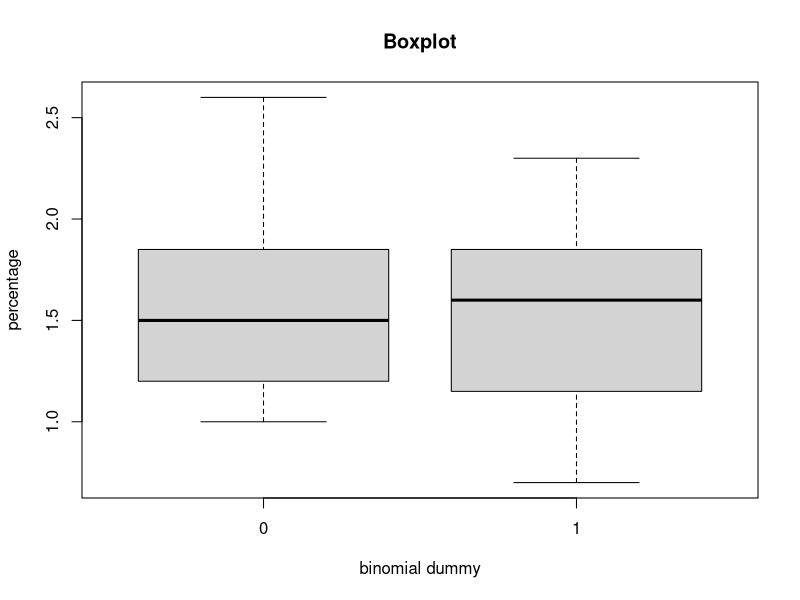

This chart was generated by the following R code:
## ---- chunk 1
knitr::opts_chunk$set(echo = TRUE)
## ---- chunk 2
1-pf(393.665,1,10)
## ---- chunk 3
x <- c(4, 8, 6, 10, 8, 6, 5, 9, 1, 2)
y <- c(8.70, 17.11, 12.43, 19.47, 15.16, 11.32, 10.28, 16.64, 1.61, 4.49)

# null hypothesis: beta = 2
null_x <- 2*x

# origin model
model <- lm(y~x - 1)
#model <- lm(y~x, offset = 2.00*x)
summary(model)

t <- (1.97169-2)/(0.03725)
pval_t <- 2*(1-pt(abs(t), 10))
pval_t
## ---- chunk 4
f_full <- lm(y~x)
anova(f_full)
f_reduced <- lm(y~x-1)
anova(f_reduced)

fcalc <- (5.33-4.914)/(9-8)/(4.914/8)
pval_f <- 1- pf(fcalc, 1, 8)
pval_f
## ---- chunk 5

Husband <- c(186,180,160,186,163,172,192,170,174,191,182,178,181,168,162,188,168,183,188,166,180,176,185,169,182,162,169,176,180,157,170,186,180,188,153,179,175,165,156,185,172,166,179,181,176,170,165,183,162,192,185,163,185,170,176,176,160,167,157,180,172,184,185,165,181,170,161,188,181,156,161,152,179,170,170,165,165,169,171,192,176,168,169,184,171,161,185,184,179,184,175,173,164,181,187,181)
Wife <-  c(175,168,154,166,162,152,179,163,172,170,170,147,165,162,154,166,167,174,173,164,163,163,171,161,167,160,165,167,175,157,172,181,166,181,148,169,170,157,162,174,168,162,159,155,171,159,164,175,156,180,167,157,167,157,168,167,145,156,153,162,156,174,160,152,175,169,149,176,165,143,158,141,160,149,160,148,154,171,165,175,161,162,162,176,160,158,175,174,168,177,158,161,146,168,178,170) 


## ---- chunk 6
heights <- lm(Husband~Wife)
summary(heights)
## ---- chunk 7
cor(Husband, Wife)
cor.test(Husband, Wife)
## ---- chunk 8
H <- c(1.2, .9, .7, 1.0, 1.7, 1.7, 1.1, .9, 1.7,
1.9, 1.3, 2.1, 1.6, 1.8, 1.4, 1.3, 1.9, 1.6,
.8, 2.0, 1.7, 1.6, 2.3, 2.0)
P <- c(1.6, 1.5, 1.1, 2.1, 1.5, 1.3, 1.0, 2.6)

#response
y <- c(H, P)

#dummy var
x <- c(rep(1,length(H)), rep(0,length(P)))

#visualization
boxplot(y~x, main="Boxplot", ylab="percentage", xlab="binomial dummy")

## ---- chunk 9
summary(lm(y~x))
t.test(H,P,var.equal = TRUE)
## ---- chunk 10
quality_model <- lm(y~x)
#prediction
x_data <- data.frame(x=c(1,0))
predict(lm(y~x), newdata= x_data, interval="confidence")

